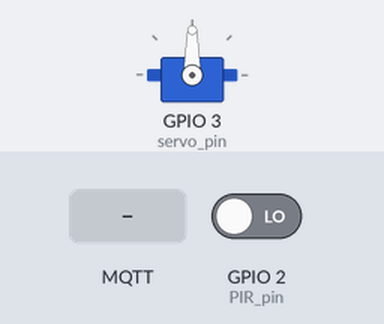
Simulated run of this sketch. Board: ESP32-C3. Shown: servo. The test bench sets the inputs (shaded band); at power-on: GPIO 2 (PIR_pin) LOW. WiFi joins after 1.5 s; servers stay silent unless stated; no MQTT or app messages arrive unless stated; what the sketch prints to the serial monitor is not drawn.

Above: at 3.7 s.
3.8 s: MQTT message "on" arrives on the first subscribed topic
At 5.0 s:
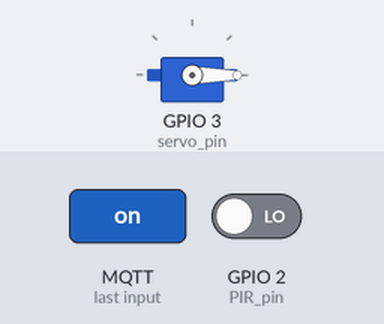
5.3 s: MQTT message "off" arrives on the first subscribed topic
At 6.2 s:
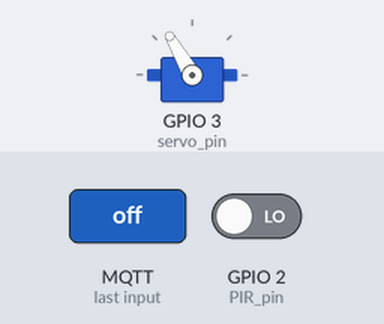
Timing chart, 0 to 8.3 s (numbered marks = the images above; inputs shaded):
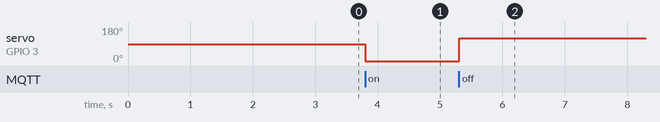

Measured:
- after the input at 3.8 s, servo on GPIO 3 (servo_pin): 90° → 0° at once
- after the input at 5.3 s, servo on GPIO 3 (servo_pin): 0° → 120° at once

The sketch:

MQTT_based.ino
```cpp
#include <WiFi.h>
#include <PubSubClient.h>
#include <ESP32Servo.h>

//pins
const int PIR_pin = 2;
const int servo_pin = 3;

// WiFi
const char* network_ssid = "Stain";
const char* network_password = "b$VJ518175";

//MQTT
const char* mqtt_broker = "192.168.1.6";
const char* PIR_data_topic = "home/sidd_room/doorside_esp32/motion_detection";
const char* swtich_control_topic = "Home/sidd_room/doorside_esp32/switches";
const char* mqtt_username = "raspberryPI";
const char* mqtt_password = "M.A.R.I.A.";
const int mqtt_port = 1883;
const char* clientID = "sidd_room_doorside_esp32";
int warm_up;

//setting up clients and IO devices
WiFiClient esp32C3Client;
PubSubClient client(esp32C3Client);
Servo MyServo;

void setup_wifi() {
  delay(10);
  // We start by connecting to a WiFi network
  Serial.println();
  Serial.print("Connecting to ");
  Serial.println(network_ssid);

  WiFi.begin(network_ssid, network_password);

  while (WiFi.status() != WL_CONNECTED) {
    delay(500);
    Serial.print(".");
  }

  Serial.println("");
  Serial.println("WiFi connected");
  Serial.println("IP address: ");
  Serial.println(WiFi.localIP());
}

void reconnect() {
  // Loop until we're reconnected
  while (!client.connected()) {
    Serial.print("Attempting MQTT connection...");
    // Attempt to connect
    if (client.connect("ESP8266Client")) {
      Serial.println("connected");
      // Subscribe
      client.subscribe("esp32/output");
    } else {
      Serial.print("failed, rc=");
      Serial.print(client.state());
      Serial.println(" try again in 5 seconds");
      // Wait 5 seconds before retrying
      delay(5000);
    }
  }
}

void callback(char* topic, byte* message, unsigned int length) {
  Serial.print("Message arrived on topic: ");
  Serial.print(topic);
  Serial.print(". Message: ");
  String messageContent;

  for (int i = 0; i < length; i++) {
    Serial.print((char)message[i]);
    messageContent += (char)message[i];
  }
  Serial.println();

  if (String(topic) == swtich_control_topic) {
    Serial.print("Changing output to ");
    if(messageContent == "on"){
      Serial.println("on");
      MyServo.write(0);
    }
    else if(messageContent == "off"){
      Serial.println("off");
      MyServo.write(120);
    }
  }
}

void setup() {
  Serial.begin(115200);
  MyServo.attach(servo_pin);
  pinMode(PIR_pin, INPUT);
  delay(1000);

  setup_wifi();

  //connect to mqtt broker
  client.setServer(mqtt_broker, mqtt_port);
  client.setCallback(callback);
  if (client.connect(clientID, mqtt_username, mqtt_password)) {
    Serial.println("Connected to MQTT Broker!");
  }
  else {
    Serial.println("Connection to MQTT Broker failed…");
  }

  client.publish("test", "test successful!");
  client.subscribe(swtich_control_topic);
}

void loop() {
   if (!client.connected()) {
    reconnect();
  }
  client.loop();
  if(digitalRead(PIR_pin) == HIGH){
      client.publish(PIR_data_topic, "person detected");
      Serial.println("person detected");
      delay(15000);
    }
}
```
